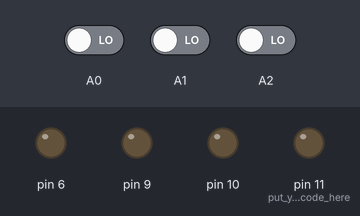
A sketch run on a simulated Arduino Uno, built with avr-gcc and run on an emulated ATmega328P. Parts: output pins drawn as LEDs (lit = HIGH). Inputs (shaded band) come from the test bench; at power-on: A0 LOW, A1 LOW, A2 LOW.

Above: at 1.2 s.
1.3 s: A0 driven HIGH
At 2.1 s:
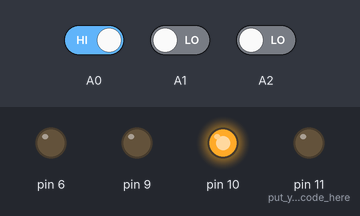
2.8 s: A1 driven HIGH
At 3.3 s:
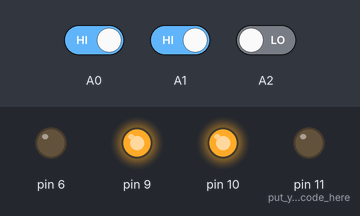
4.3 s: A0 driven LOW
At 5.5 s:
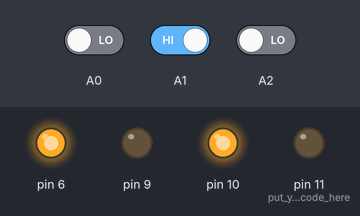
5.8 s: A2 driven HIGH
At 6.8 s:
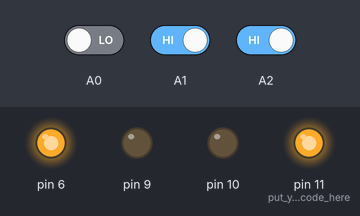
7.3 s: A1 driven LOW
At 7.9 s:
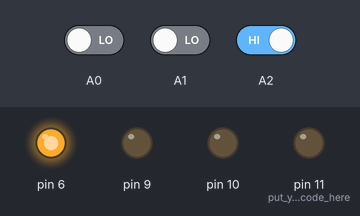
Timing chart, 0 to 9.8 s (numbered marks = the images above; inputs shaded):
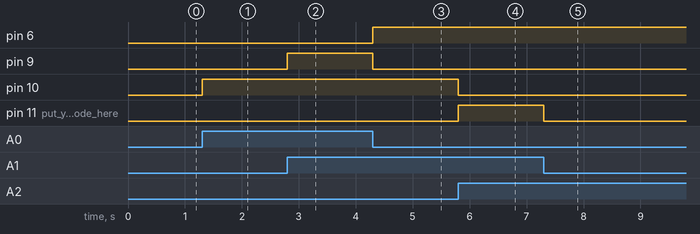

Measured:
- after the input at 1.3 s, pin 10: LOW → HIGH at once
- after the input at 2.8 s, pin 9: LOW → HIGH at once
- after the input at 4.3 s, pin 6: LOW → HIGH at once; pin 9: HIGH → LOW at once
- after the input at 5.8 s, pin 10: HIGH → LOW at once; pin 11 (put_your_setup_code_here): LOW → HIGH at once
- after the input at 7.3 s, pin 11 (put_your_setup_code_here): HIGH → LOW at once

The sketch:

LineFollow_Bot.ino
```cpp
void setup() {
pinMode(A0,INPUT);
pinMode(A1,INPUT);
pinMode(A2,INPUT);
pinMode(6,OUTPUT);
pinMode(9,OUTPUT);
pinMode(10,OUTPUT);
pinMode(11,OUTPUT);// put your setup code here, to run once:
}

void loop() {
int s0=digitalRead(A0);
int s1=digitalRead(A1);
int s2=digitalRead(A2);


  // put your main code here, to run repeatedly:

if((s2==1)&&(s1==0)&&(s0==0))
 {
  right();
 }

else  if((s2==1)&&(s1==1)&&(s0==0))
 {
  right_spin();
 }
 else if((s2==0)&&(s1==1)&&(s0==0))
 {
  forward();
 }
 else if((s2==0)&&(s1==0)&&(s0==1))
 {
  left();
 }
 else if((s2==0)&&(s1==1)&&(s0==1))
  {
  left_spin();
  }
else if((s2==1)&&(s1==1)&&(s0==1))
{

  stop1();
  }


}

void stop1()
{
  digitalWrite(6,0);
 digitalWrite(9,0);
  digitalWrite(10,0);
  digitalWrite(11,0);

  }
void right()
{

  digitalWrite(6,1);
 digitalWrite(9,0);
  digitalWrite(10,0);
  digitalWrite(11,LOW);

 }
void left_spin()
{
    digitalWrite(6,LOW);
    digitalWrite(9,HIGH);
    digitalWrite(10,HIGH);
    digitalWrite(11,LOW);
 }
void forward()
{
   digitalWrite(6,HIGH);
    digitalWrite(9,LOW);
    digitalWrite(10,HIGH);
   digitalWrite(11,LOW);
}
void left()
{
   digitalWrite(6,0);
    digitalWrite(9,LOW);
    digitalWrite(10,1);
    digitalWrite(11,0);
}
void right_spin()
{
   digitalWrite(6,HIGH);
   digitalWrite(9,LOW);
   digitalWrite(10,LOW);
   digitalWrite(11,HIGH);
 }
```
